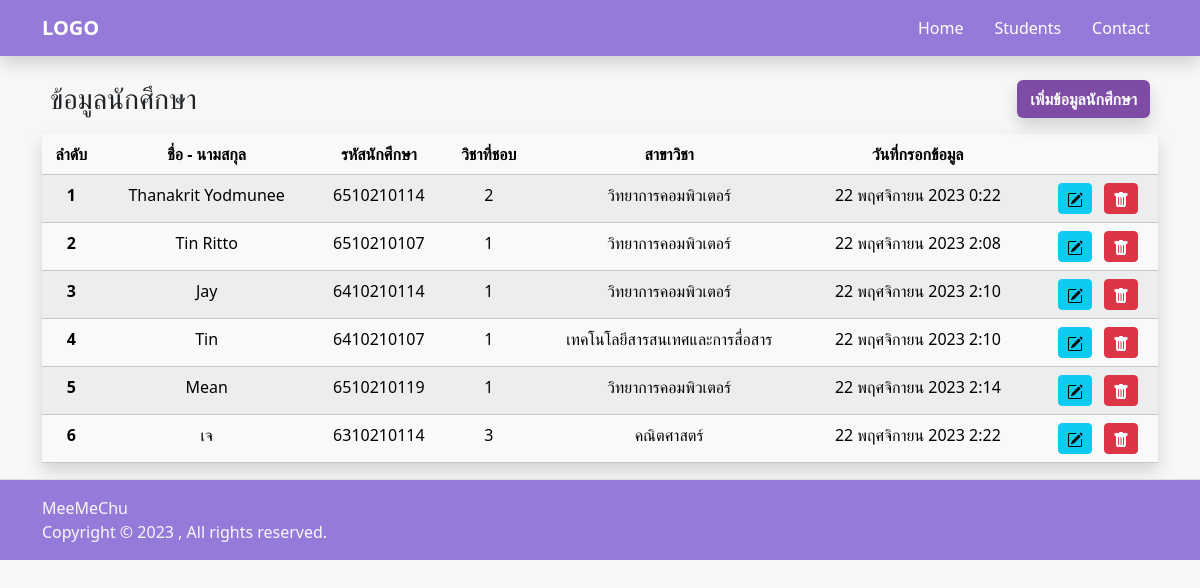
The page /student on the database as committed earlier.
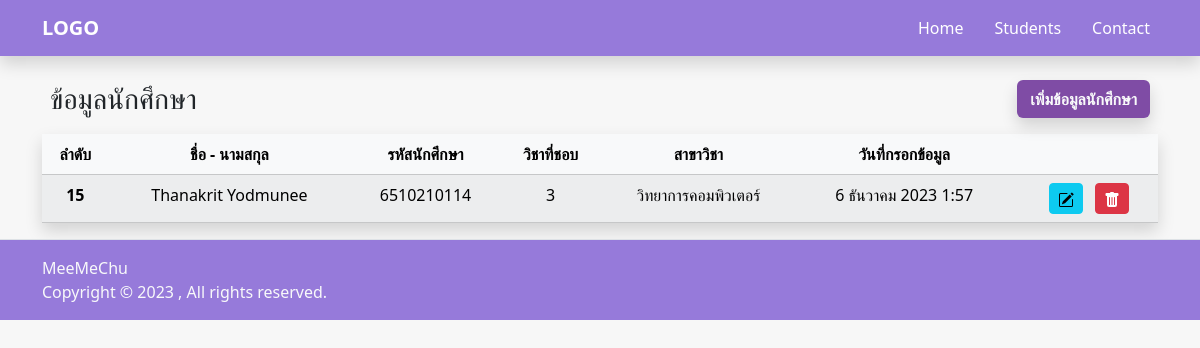
The same page on the database as committed later.
### app_students/models.py (models this page shows, shortened)
class StudentInfo(models.Model):
    name = models.CharField(max_length=60)
    email = models.EmailField(max_length=60, unique=True)
    psu_id = models.CharField(max_length=11, unique=True)
    division_set = models.ForeignKey(Division, on_delete=models.SET_NULL ,null=True)
    favorite_subject = models.ManyToManyField('FavoriteSub')
    date = models.DateTimeField(auto_now_add=True)

class Division(models.Model):
    name = models.CharField(max_length=60)

### app_students/views.py (the view)
# urls.py: path('student', views.student , name='student'),
def student(request):
    all_data = StudentInfo.objects.all()
    context = {'all_data' : all_data}
    return render(request, 'app_students/student.html', context)

### app_students/templates/app_students/student.html (shortened to what this page needs)
{% extends 'app_students/base.html' %}
{% load static %}
{% block content %}
<div class="container-md text-center">
    <div class="mt-3">
        <div class="d-flex justify-content-between align-items-center p-2">
            <h3 style="margin-bottom: 0;">ข้อมูลนักศึกษา</h3>
            <a class="btn shadow text-light " role="button" href="{% url 'student_add' %}"
                style="background-color: #7f4ca5;">
                <strong>เพิ่มข้อมูลนักศึกษา</strong>
            </a>
        </div>
        <div class="table-responsive-sm mt-2">
            <table class="table table-light table-hover table-striped shadow">
                <thead>
                    <tr>
                        <th scope="col">ลำดับ</th>
                        <th scope="col">ชื่อ - นามสกุล</th>
                        <th scope="col">รหัสนักศึกษา</th>
                        <th scope="col">วิชาที่ชอบ</th>
                        <th scope="col">สาขาวิชา</th>
                        <th scope="col">วันที่กรอกข้อมูล</th>
                        <th scope="col"></th>
                    </tr>
                </thead>
                <tbody>
                    {% for student in all_data %}
                    <tr>
                        <th scope="row">{{student.id}}</th>
                        <td>{{student.name}}</td>
                        <td>{{student.psu_id}}</td>
                        <td>{{student.favorite_subject.count}}</td>
                        <td>{{student.division_set.name}}</td>
                        <td>{{student.date|date:'j F Y G:i'}}</td>
                        <td>
                            <a class="btn btn-info btn-sm ms-2" role="button"
                                href="{% url 'student_edit' student.id %}">
                            </a>
                            <a class="btn btn-danger btn-sm ms-2" role="button" href="#"
                                onclick="confirmDelete({{ student.id }})">
                            </a>
                        </td>
                    </tr>
                    {% endfor %}
                </tbody>
            </table>
        </div>
    </div>
</div>
{% endblock %}

### app_students/templates/app_students/base.html (shortened to what this page needs)
{% load static %}
<!DOCTYPE html>
<html lang="en">
<head>
    <link rel="stylesheet" href="{% static 'app_students/main.css' %}">
    {% load bootstrap5 %}
    {% bootstrap_css %}
</head>
<body>
    {% include 'app_students/components/navbar.html'%}
    {% block content %}
    {% endblock %}
    {% include 'app_students/components/footer.html'%}
    {% load sweetify %}
</body>
</html>

### app_students/templates/app_students/components/navbar.html (shortened to what this page needs)
<nav class="navbar navbar-expand-lg navbar-dark shadow" style="background-color: #967ADA;">
    <div class="container-md">
      <a class="navbar-brand" href="{% url 'home'%}"><strong>LOGO</strong></a>
      <div class="collapse navbar-collapse justify-content-end" id="navbarNav">
        <ul class="navbar-nav">
          <li class="nav-item" style="margin-right: 15px;">
            <a class="nav-link active" aria-current="page" href="{% url 'home'%}">Home</a>
          </li>
          <li class="nav-item" style="margin-right: 15px;">
            <a class="nav-link active" href="{% url 'student'%}">Students</a>
          </li>
          <li class="nav-item">
            <a class="nav-link active" href="{% url 'contact'%}">Contact</a>
          </li>
        </ul>
      </div>
    </div>
</nav>

### app_students/templates/app_students/components/footer.html
<footer class="footer mt-auto py-3 border-top" style="background-color: #967ADA;">
    <div class="container-md text-light">
      <span>MeeMeChu</span> <br>
      <span>Copyright &copy; 2023 , All rights reserved.</span>
    </div>
</footer>

### app_students/static/app_students/main.css (style rules this page uses)
:root body { background-color: #f7f7f7; }

Rows that differ between the two databases and show on the page:
removed StudentInfo: id "1", name "Thanakrit Yodmunee", psu_id "6510210114", favorite_subject.count "2", division_set.name "วิทยาการคอมพิวเตอร์", date "22 พฤศจิกายน 2023 0:22"
removed StudentInfo: id "2", name "Tin Ritto", psu_id "6510210107", favorite_subject.count "1", division_set.name "วิทยาการคอมพิวเตอร์", date "22 พฤศจิกายน 2023 2:08"
removed StudentInfo: id "3", name "Jay", psu_id "6410210114", favorite_subject.count "1", division_set.name "วิทยาการคอมพิวเตอร์", date "22 พฤศจิกายน 2023 2:10"
removed StudentInfo: id "4", name "Tin", psu_id "6410210107", favorite_subject.count "1", division_set.name "เทคโนโลยีสารสนเทศและการสื่อสาร", date "22 พฤศจิกายน 2023 2:10"
removed StudentInfo: id "5", name "Mean", psu_id "6510210119", favorite_subject.count "1", division_set.name "วิทยาการคอมพิวเตอร์", date "22 พฤศจิกายน 2023 2:14"
removed StudentInfo: id "6", name "เจ", psu_id "6310210114", favorite_subject.count "3", division_set.name "คณิตศาสตร์", date "22 พฤศจิกายน 2023 2:22"
added StudentInfo: id "15", name "Thanakrit Yodmunee", psu_id "6510210114", favorite_subject.count "3", division_set.name "วิทยาการคอมพิวเตอร์", date "6 ธันวาคม 2023 1:57"
